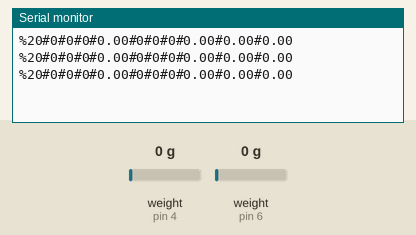
This sketch was run on a simulated Arduino Mega 2560, built with avr-gcc and run on an emulated ATmega2560. Parts: the last lines printed to the serial monitor. The inputs (shaded band) are chosen by the test bench; at power-on: weight on the scale (sensors on pin 4, pin 6) 0 g.

Above: at 7.2 s.
7.3 s: weight on the scale (sensor on pin 4) set to 100 g
At 7.82 s:
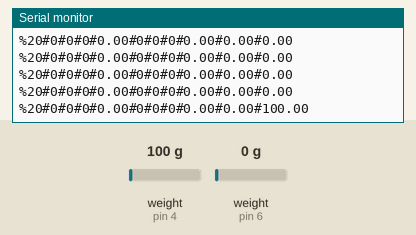
8.8 s: weight on the scale (sensor on pin 6) set to 2500 g
At 9.11 s:
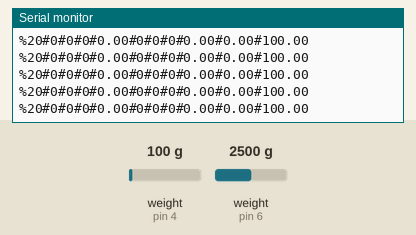
11.8 s: weight on the scale (sensor on pin 4) set to 1250 g
At 12.02 s:
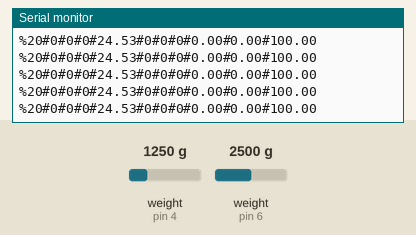
13.3 s: weight on the scale (sensor on pin 6) set to 100 g
At 13.31 s:
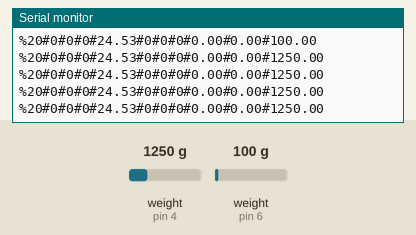
Timing chart, 0 to 15.8 s (numbered marks = the images above; inputs shaded):
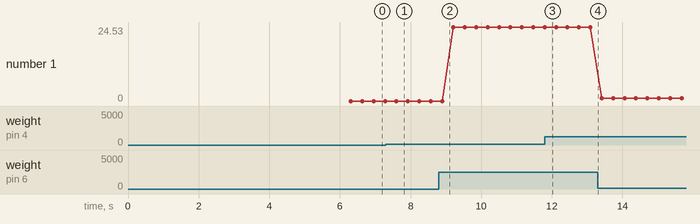

Measured:
- after the input at 7.3 s, the serial monitor: prints a new line after 0.30 s (image 1)
- plotted number 1: 0 → 24.53 after the input at 8.8 s, 24.53 → 0.98 after the input at 13.3 s

The sketch:

JetMotorTestES.ino
```cpp
#include <Wire.h>
#include <Adafruit_PWMServoDriver.h>
#include "HX711.h"

HX711 scaleFuel(PA4, PA5); // HX711.DOUT  - pin #PB4,   HX711.PD_SCK - pin #PB5   !!!!  BUNU GÜNCELLEDİM. MOTORLA HABERLEŞECEK SERIAL TX2 RX2 PİNLERİ İLE ÇAKIŞIYORDU.
HX711 scaleThrust(PA6,PA7); // HX711.DOUT  - pin #PB6,   HX711.PD_SCK - pin #PB7
Adafruit_PWMServoDriver pwm = Adafruit_PWMServoDriver(); // called this way, it uses the default address 0x40

//===== V A R I A B L E S ==========
const byte numChars = 15;
char receivedChars[numChars];
// variables to hold the parsed data
boolean newData = false;
boolean dataContinues = false;

int MotorStatus = 0, KumandaThrottle = 0, KumandaTrim = 0, MotorThrottle = 0,
    MotorRPM = 0, EGT = 0, ReferenceRPM = 0;
float Thrust = 0, BatteryVoltage = 0, PumpVoltage = 0, Fuel = 0;
char startMarker[10] = {'"', '!', '^', '+', '%', '&', '/', '(', ')'};
char endMarker = '>';
char rc;
char uMarker;
int x;

//===== F U N C T I O N   P R O T O T Y P E S ==========
void data_update(int receivedChars, char sMarker);
void recvWithStartEndMarkers();
void RAC();
//===============

void setup()
{
  Serial.begin(38400); // normal usart to connect to pc pins PA9=TX1 & PA10=RX1 on stm32f103 board
  Serial1.begin(38400); // 2nd usart to connect to Jetcat Jet motor pins PA2=TX2 & PA3=RX2 on stm32f103 board
  //serial2.begin()... 3rd usart PB10=TX3 & PB11=RX3
  pwm.begin();
  pwm.setPWMFreq(100);  // kumandanın throttle/trim frekansı 100 Hz olarak belirlenmiş.
                        // throttle 1ms ile 2ms arası çalışacak. Arayüzden % cinsinden geliyor.
                        // trim -0.15 ms ile +0.15ms arası çalışacak. Arayüzden % cinsinden geliyor.

  //  Serial.println("Before setting up the scale:");
  //  Serial.print("read: \t\t");
  //  Serial.println(scale.read());     // print a raw reading from the ADC

  scaleFuel.read_average(20);
  scaleFuel.set_scale(-222.7f);   // BUNA NEYE GÖRE KARAR VERİLİYOR !!!-----------> KALİBRE EDİLDİ
  scaleFuel.tare();               // reset the scale to 0

  scaleThrust.read_average(20);
  scaleThrust.set_scale(-98.28); //-103.4f);      // BUNA NEYE GÖRE KARAR VERİLİYOR !!! -----------> KALİBRE EDİLDİ
  scaleThrust.tare();             // reset the scale to 0
  delay(10);
}

void loop()
{
  //  pwm.setPWM(15, 0, 'DEGER');
  //  Serial.println(scale.get_units(), 0);
  Fuel = scaleFuel.get_units();
  Thrust = scaleThrust.get_units();
  RAC();
  recvWithStartEndMarkers();

  Serial.print("%"); Serial.print(MotorStatus);
  Serial.print("#"); Serial.print(KumandaThrottle);
  Serial.print("#"); Serial.print(KumandaTrim);
  Serial.print("#"); Serial.print(MotorThrottle);
  Serial.print("#"); Serial.print(9.81*Thrust/1000);
  Serial.print("#"); Serial.print(ReferenceRPM);
  Serial.print("#"); Serial.print(MotorRPM);
  Serial.print("#"); Serial.print(EGT);
  Serial.print("#"); Serial.print(BatteryVoltage);
  Serial.print("#"); Serial.print(PumpVoltage);
  Serial.print("#"); Serial.println(Fuel);
  delay(20);
}

//============
void data_update(int receivedChars, char sMarker)
{
  if (sMarker == startMarker[0])
    KumandaThrottle = receivedChars;
  else if (sMarker == startMarker[1])
    KumandaTrim = receivedChars;

  // pwm kütüphanesi normalde 0 ile 4095 arası değer kabul ediyor.
  // arayüzden gelen % cinsinden throttle değerini 1 ile 2ms arasına map etmek için
  //    kütüphanenin 410 ile 819 değerleri arasına map ettim.
  // arayüzden gelen % cinsinden trim değerini -0.15 ile 0.15ms arasına map etmek için
  //    kütüphanenin -62 ile 62 değerleri arasına map ettim.
  // HESAP => 10ms/4095 =~ 0.0024. =>>  1ms/0.0024 = 410, 2/0.0024 = 819
  pwm.setPWM(15, 0, map(KumandaThrottle,0,100,410,819) + map(KumandaTrim,0,100,-62,62));
}
//============
void recvWithStartEndMarkers()
{
  boolean recvInProgress = false;
  byte ndx = 0;
  char rc;

  while (Serial.available() > 0)
  {
    while (newData == false)
    {
      rc = Serial.read();
      if (recvInProgress == true)
      {
        if (rc != endMarker)
        {
          receivedChars[ndx] = rc;
          ndx++;
          if (ndx >= numChars)
          {
            ndx = numChars - 1;
          }
        }
        else
        {
          receivedChars[ndx] = '\0'; // terminate the string
          recvInProgress = false;
          ndx = 0;
          newData = true;
        }
      }
      else if (rc == '"' || rc == '!' || rc == '\'' || rc == '^' || rc == '+' ||
               rc == '%' || rc == '&' || rc == '/' || rc == '(' || rc == ')')
      {
        recvInProgress = true;
        uMarker = rc;
      }
    }
    data_update(atoi(receivedChars), uMarker);
    newData = false;
  }
}
//============
void RAC()
{
  char receivedRaw[70];
  int commas[11] = {0, 0, 0, 0, 0, 0, 0, 0, 0, 0, 0};
  int crs[3] = {0,0,0};
  String raw = "";
  String instruct = "1,RAC,1\r"; // read actual values

  Serial1.print(instruct);
  delay(100);  // ecunun datayı tam olarak göndermesini bekler

  int i = 0;
  while (Serial1.available() > 0)
  {
    receivedRaw[i] = Serial1.read();
    i++;
  }
  raw = receivedRaw;

  crs[0] = raw.indexOf('\r');   //birinci carriage return pozisyonunu bul
  crs[1] = raw.indexOf('\r',crs[0] + 1); //ikinci carriage return pozisyonunu bul

  raw.remove(crs[1]+1);  // ikinci cr den sonrasını sil
  if (raw.startsWith("1,RAC,1\r1,HS,OK,") && raw.endsWith("\r"))       //datanın doğru gelip gelmediğini kontrol eder
  {
    //Serial.print("data doğru,");
    for (int i = 0; i < 11; i++)
    {
      commas[i + 1] = raw.indexOf(',', commas[i] + 1);  // virgullerin pozisyonunu bul
    }
    //virgullere göre gerekli veriyi al
    String strRPM = raw.substring(commas[5] + 1, commas[6]); MotorRPM = strRPM.toInt();
    String strEGT = raw.substring(commas[6] + 1, commas[7]); EGT = strEGT.toInt();
    String strPUMP = raw.substring(commas[7] + 1, commas[8]); PumpVoltage = strPUMP.toFloat();
    String strSTATE = raw.substring(commas[8] + 1, commas[9]); MotorStatus = strSTATE.toInt();
    String strTHR = raw.substring(commas[9] + 1, commas[10]); MotorThrottle = strTHR.toInt();
  }
  else
  { // data yanlışsa bufferı boşalt
    //Serial.print("data yanlış");
    MotorStatus = 20;
    while (Serial1.available() > 0)
    {
      Serial1.read();
    }
  }
}
```
